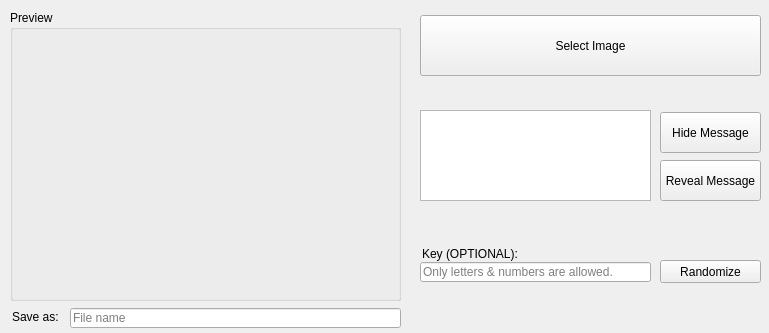
<?xml version="1.0" encoding="UTF-8"?>
<ui version="4.0">
 <author>Peter Atef</author>
 <class>Bruh</class>
 <widget class="QMainWindow" name="Bruh">
  <property name="geometry">
   <rect>
    <x>0</x>
    <y>0</y>
    <width>769</width>
    <height>333</height>
   </rect>
  </property>
  <property name="minimumSize">
   <size>
    <width>769</width>
    <height>333</height>
   </size>
  </property>
  <property name="maximumSize">
   <size>
    <width>769</width>
    <height>333</height>
   </size>
  </property>
  <property name="windowTitle">
   <string>Stegonagrphy Tool</string>
  </property>
  <widget class="QWidget" name="centralwidget">
   <widget class="QGroupBox" name="Preview_gbox">
    <property name="geometry">
     <rect>
      <x>10</x>
      <y>10</y>
      <width>391</width>
      <height>291</height>
     </rect>
    </property>
    <property name="title">
     <string>Preview</string>
    </property>
    <widget class="QLabel" name="Preview_label">
     <property name="geometry">
      <rect>
       <x>10</x>
       <y>20</y>
       <width>371</width>
       <height>271</height>
      </rect>
     </property>
     <property name="text">
      <string/>
     </property>
     <property name="scaledContents">
      <bool>true</bool>
     </property>
     <property name="alignment">
      <set>Qt::AlignLeading|Qt::AlignLeft|Qt::AlignVCenter</set>
     </property>
    </widget>
   </widget>
   <widget class="QPushButton" name="select_image">
    <property name="geometry">
     <rect>
      <x>420</x>
      <y>15</y>
      <width>341</width>
      <height>61</height>
     </rect>
    </property>
    <property name="text">
     <string>Select Image</string>
    </property>
   </widget>
   <widget class="QPlainTextEdit" name="msg_box">
    <property name="geometry">
     <rect>
      <x>420</x>
      <y>110</y>
      <width>231</width>
      <height>91</height>
     </rect>
    </property>
    <property name="plainText">
     <string/>
    </property>
    <property name="backgroundVisible">
     <bool>false</bool>
    </property>
   </widget>
   <widget class="QPushButton" name="embed_msg">
    <property name="geometry">
     <rect>
      <x>660</x>
      <y>112</y>
      <width>101</width>
      <height>41</height>
     </rect>
    </property>
    <property name="text">
     <string>Hide Message</string>
    </property>
   </widget>
   <widget class="QPushButton" name="rev_msg">
    <property name="geometry">
     <rect>
      <x>660</x>
      <y>160</y>
      <width>101</width>
      <height>41</height>
     </rect>
    </property>
    <property name="text">
     <string>Reveal Message</string>
    </property>
   </widget>
   <widget class="QLabel" name="key_lbl">
    <property name="geometry">
     <rect>
      <x>422</x>
      <y>246</y>
      <width>111</width>
      <height>16</height>
     </rect>
    </property>
    <property name="text">
     <string>Key (OPTIONAL):</string>
    </property>
   </widget>
   <widget class="QLineEdit" name="key_box">
    <property name="geometry">
     <rect>
      <x>420</x>
      <y>262</y>
      <width>231</width>
      <height>20</height>
     </rect>
    </property>
    <property name="toolTip">
     <string>&lt;html&gt;&lt;head/&gt;&lt;body&gt;&lt;p&gt;&lt;span style=&quot; font-weight:600;&quot;&gt;OPTIONAL&lt;/span&gt;&lt;/p&gt;&lt;p&gt;Encode your message with a key, so that only people with the same key will be able to decode your message&lt;/p&gt;&lt;/body&gt;&lt;/html&gt;</string>
    </property>
    <property name="inputMethodHints">
     <set>Qt::ImhDigitsOnly|Qt::ImhLatinOnly</set>
    </property>
    <property name="inputMask">
     <string/>
    </property>
    <property name="maxLength">
     <number>10</number>
    </property>
    <property name="placeholderText">
     <string>Only letters &amp; numbers are allowed.</string>
    </property>
   </widget>
   <widget class="QPushButton" name="rand_key_but">
    <property name="geometry">
     <rect>
      <x>660</x>
      <y>260</y>
      <width>101</width>
      <height>23</height>
     </rect>
    </property>
    <property name="toolTip">
     <string>Generate a random key</string>
    </property>
    <property name="whatsThis">
     <string/>
    </property>
    <property name="text">
     <string>Randomize</string>
    </property>
   </widget>
   <widget class="QLabel" name="name_lbl">
    <property name="geometry">
     <rect>
      <x>12</x>
      <y>310</y>
      <width>47</width>
      <height>13</height>
     </rect>
    </property>
    <property name="text">
     <string>Save as:</string>
    </property>
   </widget>
   <widget class="QLineEdit" name="name_box">
    <property name="geometry">
     <rect>
      <x>70</x>
      <y>308</y>
      <width>331</width>
      <height>20</height>
     </rect>
    </property>
    <property name="placeholderText">
     <string>File name</string>
    </property>
   </widget>
  </widget>
 </widget>
 <resources/>
 <connections/>
</ui>
